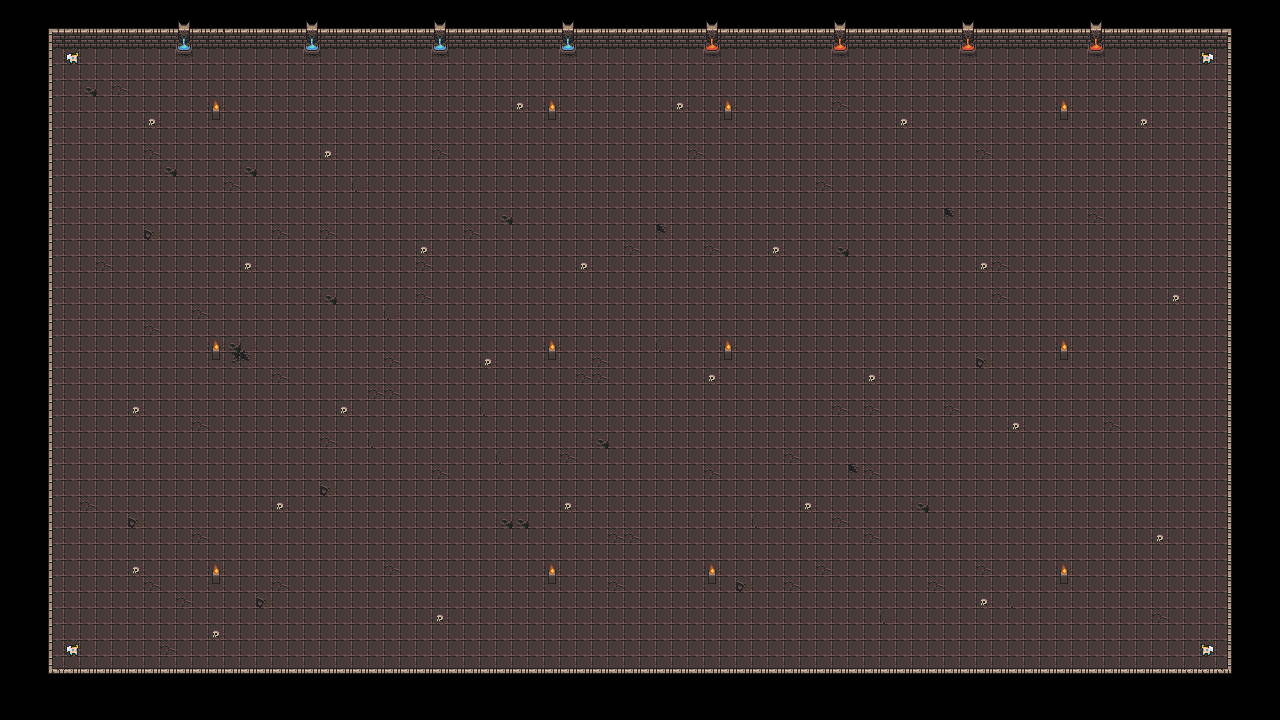

Tiled map render using the project's own tile images. Description and the map definition, with tile-layer contents summarised, below:
An orthogonal 80x45 tile map with 16x16 px tiles, 9 tile layers (ground, random, Walls, Top Walls, ...), 3 tilesets.

<map version="1.10" tiledversion="1.10.2" orientation="orthogonal" renderorder="right-down" width="80" height="45" tilewidth="16" tileheight="16" infinite="0" nextlayerid="11" nextobjectid="1">
 <tileset firstgid="1" name="map" tilewidth="16" tileheight="16" tilecount="1024" columns="32" fillmode="preserve-aspect-fit">
  <image source="tileset.png" width="512" height="512" />
  <tile id="424">
   <animation>
    <frame tileid="424" duration="100" />
    <frame tileid="425" duration="100" />
    <frame tileid="426" duration="100" />
    <frame tileid="427" duration="100" />
    <frame tileid="428" duration="100" />
    <frame tileid="429" duration="100" />
    <frame tileid="430" duration="100" />
    <frame tileid="431" duration="100" />
    <frame tileid="432" duration="100" />
   </animation>
  </tile>
  <tile id="631">
   <animation>
    <frame tileid="631" duration="100" />
    <frame tileid="632" duration="100" />
    <frame tileid="633" duration="100" />
    <frame tileid="634" duration="100" />
   </animation>
  </tile>
 </tileset>
 <tileset firstgid="1025" source="corner.tsx" />
 <tileset firstgid="1116" source="dungeontileset-extended.tsx" />
 <layer id="1" name="ground" width="80" height="45">
  <data>[3600 cells, 2886 non-empty, 1 distinct tile ids]</data>
 </layer>
 <layer id="10" name="random" width="80" height="45">
  <data>[3600 cells, 78 non-empty, 5 distinct tile ids]</data>
 </layer>
 <layer id="2" name="Walls" width="80" height="45">
  <data>[3600 cells, 74 non-empty, 1 distinct tile ids]</data>
 </layer>
 <layer id="4" name="Top Walls" width="80" height="45">
  <data>[3600 cells, 309 non-empty, 22 distinct tile ids]</data>
 </layer>
 <layer id="7" name="reverse" width="80" height="45" offsetx="-0.0113636" offsety="-2.95455">
  <data>[3600 cells, 74 non-empty, 3 distinct tile ids]</data>
 </layer>
 <layer id="6" name="special corner" width="80" height="45" offsetx="0" offsety="8.09091">
  <data>[3600 cells, 4 non-empty, 4 distinct tile ids]</data>
 </layer>
 <layer id="8" name="half" width="80" height="45" offsetx="-1.95652" offsety="-2.91304">
  <data>[3600 cells, 1 non-empty, 1 distinct tile ids]</data>
 </layer>
 <layer id="9" name="half2" width="80" height="45" offsetx="2" offsety="-2.9375">
  <data>[3600 cells, 1 non-empty, 1 distinct tile ids]</data>
 </layer>
 <layer id="5" name="Corner" width="80" height="45">
  <data>[3600 cells, 78 non-empty, 2 distinct tile ids]</data>
 </layer>
</map>
